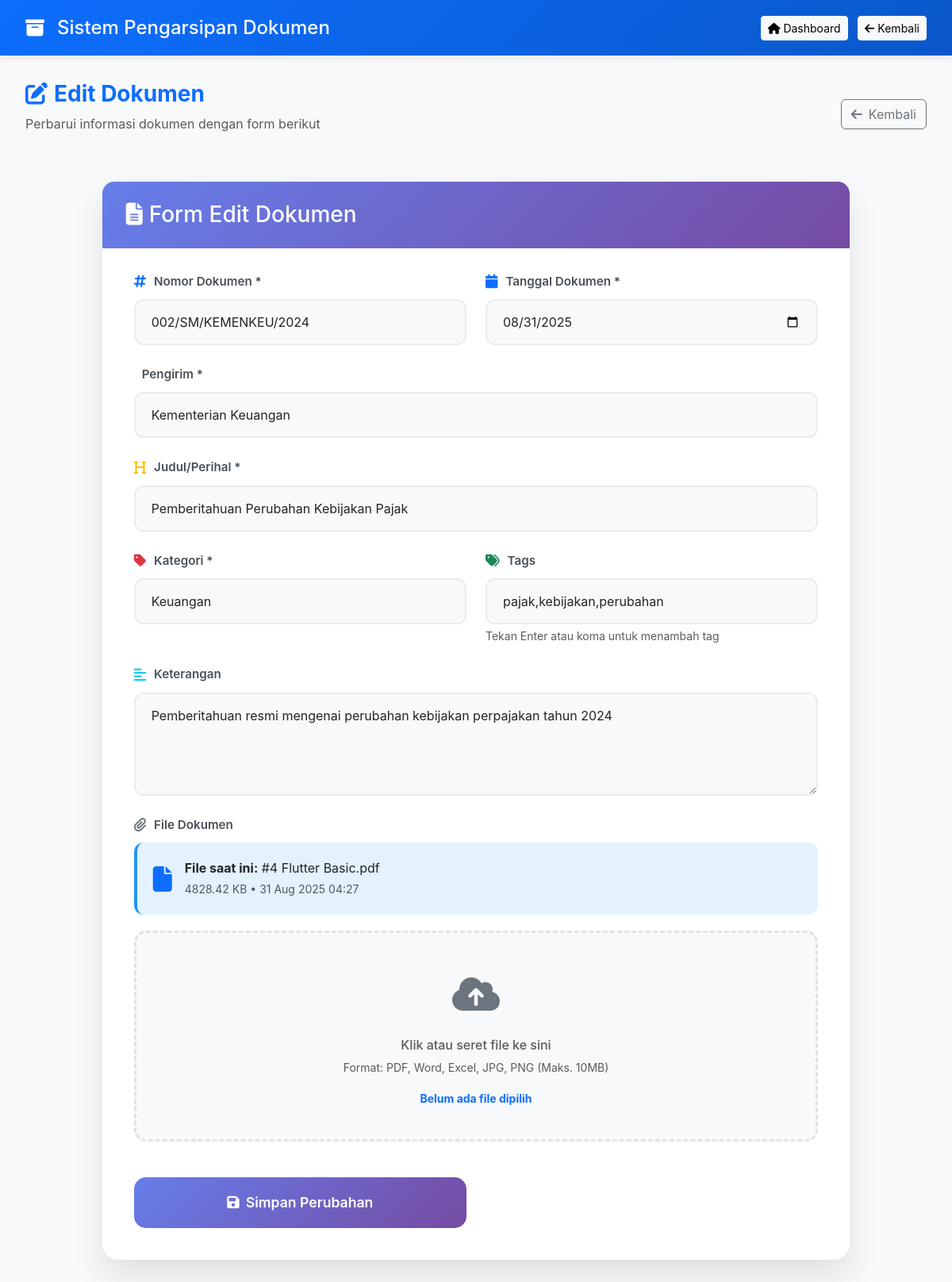
/views/documents/edit.php?id=2&return=incoming (signed in), run on the app's committed database.
### tables this page shows
CREATE TABLE `documents` (
  `id` int(11) NOT NULL,
  `document_number` varchar(100) NOT NULL,
  `document_type` enum('incoming','outgoing','report','other') NOT NULL,
  `title` varchar(255) NOT NULL,
  `description` text DEFAULT NULL,
  `category_id` int(11) DEFAULT NULL,
  `sender` varchar(255) DEFAULT NULL,
  `receiver` varchar(255) DEFAULT NULL,
  `file_path` varchar(255) DEFAULT NULL,
  `file_name` varchar(255) DEFAULT NULL,
  `file_size` int(11) DEFAULT NULL,
  `tags` varchar(255) DEFAULT NULL,
  `created_by` int(11) NOT NULL,
  `created_at` timestamp NOT NULL DEFAULT current_timestamp(),
  `updated_at` timestamp NOT NULL DEFAULT current_timestamp() ON UPDATE current_timestamp()
);

CREATE TABLE `categories` (
  `id` int(11) NOT NULL,
  `name` varchar(100) NOT NULL,
  `description` text DEFAULT NULL,
  `created_at` timestamp NOT NULL DEFAULT current_timestamp(),
  `updated_at` timestamp NOT NULL DEFAULT current_timestamp() ON UPDATE current_timestamp()
);

### config/config.php (called while the page is built, shortened)
<?php
spl_autoload_register(function ($class_name) {
    $directories = [
        __DIR__ . '/../models/',
        __DIR__ . '/../controllers/'
    ];
    foreach ($directories as $directory) {
        $file = $directory . $class_name . '.php';
        if (file_exists($file)) {
            return true;
        }
    }
    return false;
});
function getReturnUrl() {
    $menu = $_GET['return'] ?? $_SESSION['return_url'] ?? 'incoming';
    $urls = [
        'incoming' => 'incoming.php',
        'outgoing' => 'outgoing.php',
        'reports' => 'reports.php',
        'search' => 'search.php',
        'dashboard' => '../dashboard/index.php'
    ];
    return $urls[$menu] ?? 'incoming.php';
}

### controllers/DocumentController.php (called while the page is built, shortened)
<?php
require_once __DIR__ . '/../config/config.php';
require_once __DIR__ . '/../models/Document.php';
require_once __DIR__ . '/../models/Category.php';
class DocumentController {
    private $document;
    private $category;
    public function __construct() {
        $database = new Database();
        $this->db = $database->getConnection();
        $this->document = new Document($this->db);
        $this->category = new Category($this->db);
    }
    public function getDocumentById($id) {
        return $this->document->getById($id);
    }
    public function getCategories() {
        return $this->category->read();
    }
}

### models/Database.php (called while the page is built, shortened)
<?php
class Database {
    private $host = DB_HOST;
    private $db_name = DB_NAME;
    private $username = DB_USER;
    private $password = DB_PASS;
    public function getConnection() {
        $this->conn = null;
        try {
            $this->conn = new PDO("mysql:host=" . $this->host . ";dbname=" . $this->db_name, $this->username, $this->password);
            $this->conn->exec("set names utf8");
            $this->conn->setAttribute(PDO::ATTR_ERRMODE, PDO::ERRMODE_EXCEPTION);
        } catch(PDOException $exception) {
            echo "Connection error: " . $exception->getMessage();
        }
        return $this->conn;
    }
}
?>

### models/Document.php (called while the page is built, shortened)
<?php
class Document {
    private $conn;
    private $table_name = "documents";
    public function __construct($db) {
        $this->conn = $db;
    }
    public function getById($id) {
        $query = "SELECT d.*, c.name as category_name, u.full_name as creator_name
                  FROM " . $this->table_name . " d
                  LEFT JOIN categories c ON d.category_id = c.id
                  LEFT JOIN users u ON d.created_by = u.id
                  WHERE d.id = :id";
        $stmt = $this->conn->prepare($query);
        $stmt->bindParam(":id", $id);
        $stmt->execute();
        return $stmt->fetch(PDO::FETCH_ASSOC);
    }
}
?>

### models/Category.php (called while the page is built, shortened)
<?php
class Category {
    private $conn;
    private $table_name = "categories";
    public function __construct($db) {
        $this->conn = $db;
    }
    public function read() {
        $query = "SELECT * FROM {$this->table_name} ORDER BY name ASC";
        $stmt = $this->conn->prepare($query);
        $stmt->execute();
        return $stmt;
    }
}
?>

### views/documents/edit.php (the view, shortened to what this page needs)
<?php
require_once __DIR__ . '/../../config/config.php';
$documentController = new DocumentController();
$document = $documentController->getDocumentById($_GET['id']);
$categories = $documentController->getCategories();
$returnUrl = getReturnUrl();
?>
<!DOCTYPE html>
<html lang="id">
<head>
    <link href="https://cdn.jsdelivr.net/npm/bootstrap@5.3.0/dist/css/bootstrap.min.css" rel="stylesheet">
    <link rel="stylesheet" href="https://cdnjs.cloudflare.com/ajax/libs/font-awesome/6.4.0/css/all.min.css">
</head>
<body>
    <header class="custom-header">
        <div class="d-flex align-items-center">
            <i class="fas fa-archive me-3 fs-4"></i>
            <h1 class="h4 mb-0"><?php echo SITE_NAME; ?></h1>
        </div>
        <div>
            <a href="<?php echo SITE_URL; ?>/dashboard.php" class="btn btn-light btn-sm me-2">
                <i class="fas fa-home me-1"></i>Dashboard
            </a>
            <a href="<?php echo $returnUrl; ?>" class="btn btn-light btn-sm">
                <i class="fas fa-arrow-left me-1"></i>Kembali
            </a>
        </div>
    </header>
    <main class="main-content">
        <div class="form-container">
            <div class="row mb-4">
                <div class="col-12">
                    <div class="d-flex justify-content-between align-items-center">
                        <div>
                            <h1 class="h3 fw-bold text-primary">
                                <i class="fas fa-edit me-2"></i>Edit Dokumen
                            </h1>
                            <p class="text-muted">Perbarui informasi dokumen dengan form berikut</p>
                        </div>
                        <a href="<?php echo $returnUrl; ?>" class="btn btn-outline-secondary">
                            <i class="fas fa-arrow-left me-2"></i>Kembali
                        </a>
                    </div>
                </div>
            </div>
            <div class="row justify-content-center">
                <div class="col-lg-10">
                    <div class="premium-form animate-slide-in">
                        <div class="form-header">
                            <h3 class="mb-0">
                                <i class="fas fa-file-alt me-2"></i>Form Edit Dokumen
                            </h3>
                        </div>
                        <form method="POST" action="" enctype="multipart/form-data" class="needs-validation" novalidate>
                            <div class="row">
                                <div class="col-md-6">
                                    <div class="form-group">
                                        <label class="form-label">
                                            <i class="fas fa-hashtag text-primary"></i>Nomor Dokumen *
                                        </label>
                                        <input type="text" class="form-control" name="document_number"
                                               value="<?php echo htmlspecialchars($document['document_number'] ?? ''); ?>"
                                               required placeholder="Contoh: 001/SKI/2023">
                                    </div>
                                </div>
                                <div class="col-md-6">
                                    <div class="form-group">
                                        <label class="form-label">
                                            <i class="fas fa-calendar text-primary"></i>Tanggal Dokumen *
                                        </label>
                                        <input type="date" class="form-control" name="document_date"
                                               value="<?php echo !empty($document['created_at']) ? date('Y-m-d', strtotime($document['created_at'])) : date('Y-m-d'); ?>"
                                               required>
                                    </div>
                                </div>
                            </div>
                            <?php if ($document['document_type'] === 'incoming'): ?>
                            <div class="form-group">
                                <label class="form-label">
                                    <i class="fas fa-user-arrow-down text-success"></i>Pengirim *
                                </label>
                                <input type="text" class="form-control" name="sender"
                                       value="<?php echo htmlspecialchars($document['sender'] ?? ''); ?>"
                                       required placeholder="Nama pengirim dokumen">
                            </div>
                            <?php endif; ?>
                            <div class="form-group">
                                <label class="form-label">
                                    <i class="fas fa-heading text-warning"></i>Judul/Perihal *
                                </label>
                                <input type="text" class="form-control" name="title"
                                       value="<?php echo htmlspecialchars($document['title'] ?? ''); ?>"
                                       required placeholder="Judul atau perihal dokumen">
                            </div>
                            <div class="row">
                                <div class="col-md-6">
                                    <div class="form-group">
                                        <label class="form-label">
                                            <i class="fas fa-tag text-danger"></i>Kategori *
                                        </label>
                                        <select class="form-select" name="category_id" required>
                                            <?php
                                            if ($categories) {
                                                while ($category = $categories->fetch(PDO::FETCH_ASSOC)):
                                            ?>
                                            <option value="<?php echo $category['id']; ?>"
                                                <?php echo (($document['category_id'] ?? 0) == $category['id']) ? 'selected' : ''; ?>>
                                                <?php echo htmlspecialchars($category['name']); ?>
                                            </option>
                                            <?php
                                                endwhile;
                                            }
                                            ?>
                                        </select>
                                    </div>
                                </div>
                                <div class="col-md-6">
                                    <div class="form-group">
                                        <label class="form-label">
                                            <i class="fas fa-tags text-success"></i>Tags
                                        </label>
                                        <input type="text" class="form-control" name="tags"
                                               value="<?php echo htmlspecialchars($document['tags'] ?? ''); ?>"
                                               placeholder="Pisahkan dengan koma (contoh: penting,urgent,arsip)">
                                        <div class="form-text">Tekan Enter atau koma untuk menambah tag</div>
                                    </div>
                                </div>
                            </div>
                            <div class="form-group">
                                <label class="form-label">
                                    <i class="fas fa-align-left text-info"></i>Keterangan
                                </label>
                                <textarea class="form-control" name="description" rows="4"
                                          placeholder="Tambahkan keterangan atau catatan tentang dokumen ini"><?php echo htmlspecialchars($document['description'] ?? ''); ?></textarea>
                            </div>
                            <div class="form-group">
                                <label class="form-label">
                                    <i class="fas fa-paperclip text-secondary"></i>File Dokumen
                                </label>
                                <?php if (!empty($document['file_name'])): ?>
                                <div class="current-file">
                                    <div class="d-flex align-items-center">
                                        <i class="fas fa-file text-primary me-3 fa-2x"></i>
                                        <div>
                                            <strong>File saat ini:</strong> <?php echo htmlspecialchars($document['file_name']); ?>
                                            <br>
                                            <small class="text-muted">
                                                <?php echo !empty($document['file_size']) ? round($document['file_size'] / 1024, 2) : 0; ?> KB •
                                                <?php echo !empty($document['created_at']) ? date('d M Y H:i', strtotime($document['created_at'])) : ''; ?>
                                            </small>
                                        </div>
                                    </div>
                                </div>
                                <?php endif; ?>
                                <div class="file-upload-area" onclick="document.getElementById('documentFile').click()">
                                    <div class="file-upload-icon">
                                        <i class="fas fa-cloud-upload-alt"></i>
                                    </div>
                                    <h6 class="text-muted mb-2">Klik atau seret file ke sini</h6>
                                    <p class="text-muted small">Format: PDF, Word, Excel, JPG, PNG (Maks. 10MB)</p>
                                    <div id="fileName" class="text-primary small fw-bold mt-2">Belum ada file dipilih</div>
                                </div>
                            </div>
                            <div class="row mt-4">
                                <div class="col-md-6">
                                    <button type="submit" class="btn-submit">
                                        <i class="fas fa-save me-2"></i>Simpan Perubahan
                                    </button>
                                </div>
                                <div class="col-md-6">
                                    <a href="<?php echo $returnUrl; ?>" class="btn-cancel">
                                        <i class="fas fa-times me-2"></i>Batal
                                    </a>
                                </div>
                            </div>
                        </form>
                    </div>
                </div>
            </div>
        </div>
    </main>
</body>
</html>

### data on the page
documents: document_number "002/SM/KEMENKEU/2024", document_date "08/31/2025", sender "Kementerian Keuangan", title "Pemberitahuan Perubahan Kebijakan Pajak", category_id "Keuangan", tags "pajak,kebijakan,perubahan", description "Pemberitahuan resmi mengenai perubahan kebijakan perpajakan tahun 2024", file_name "#4 Flutter Basic.pdf", $document['file_size']/1024 "4828.42", created_at "31 Aug 2025 04:27"

### other printed values
SITE_NAME "Sistem Pengarsipan Dokumen"
